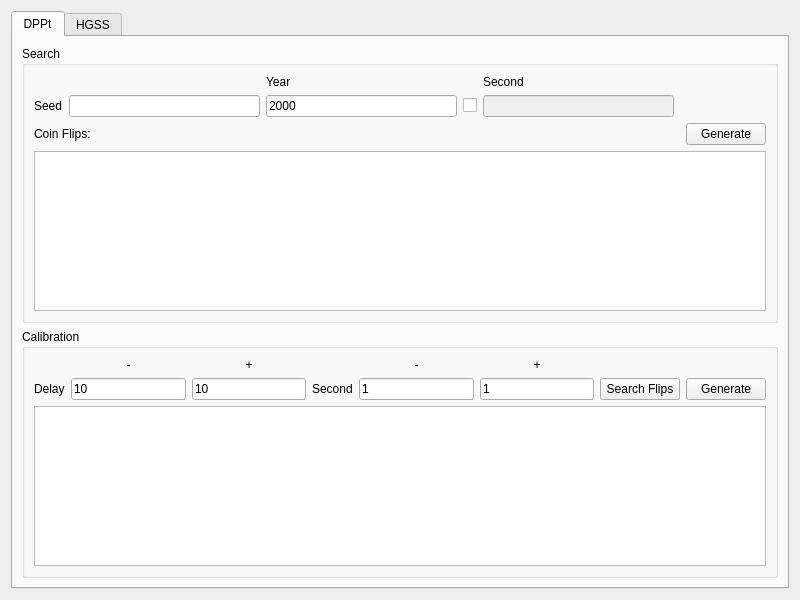
<?xml version="1.0" encoding="UTF-8"?>
<ui version="4.0">
 <class>SeedtoTime4</class>
 <widget class="QWidget" name="SeedtoTime4">
  <property name="geometry">
   <rect>
    <x>0</x>
    <y>0</y>
    <width>800</width>
    <height>600</height>
   </rect>
  </property>
  <property name="minimumSize">
   <size>
    <width>800</width>
    <height>600</height>
   </size>
  </property>
  <property name="windowTitle">
   <string>Gen 4 Seed to Time</string>
  </property>
  <layout class="QGridLayout" name="gridLayout">
   <item row="0" column="0">
    <widget class="QTabWidget" name="tabWidget">
     <widget class="QWidget" name="tabDPPt">
      <attribute name="title">
       <string>DPPt</string>
      </attribute>
      <layout class="QGridLayout" name="gridLayout_4">
       <item row="1" column="0">
        <widget class="QGroupBox" name="groupBoxDPPtCalibration">
         <property name="title">
          <string>Calibration</string>
         </property>
         <layout class="QGridLayout" name="gridLayout_3">
          <item row="0" column="4">
           <widget class="QLabel" name="labelDPPtSecondMinus">
            <property name="text">
             <string notr="true">-</string>
            </property>
            <property name="alignment">
             <set>Qt::AlignCenter</set>
            </property>
           </widget>
          </item>
          <item row="0" column="2">
           <widget class="QLabel" name="labelDPPtDelayPlus">
            <property name="text">
             <string notr="true">+</string>
            </property>
            <property name="alignment">
             <set>Qt::AlignCenter</set>
            </property>
           </widget>
          </item>
          <item row="2" column="0" colspan="8">
           <widget class="TableView" name="tableViewDPPtCalibrate"/>
          </item>
          <item row="1" column="1">
           <widget class="QLineEdit" name="lineEditDPPtDelayMinus">
            <property name="text">
             <string notr="true">10</string>
            </property>
            <property name="maxLength">
             <number>8</number>
            </property>
           </widget>
          </item>
          <item row="1" column="3">
           <widget class="QLabel" name="labelDPPtSecondOffset">
            <property name="text">
             <string>Second</string>
            </property>
           </widget>
          </item>
          <item row="1" column="4">
           <widget class="QLineEdit" name="lineEditDPPtSecondMinus">
            <property name="text">
             <string notr="true">1</string>
            </property>
            <property name="maxLength">
             <number>8</number>
            </property>
           </widget>
          </item>
          <item row="1" column="7">
           <widget class="QPushButton" name="pushButtonDPPtCalibrate">
            <property name="text">
             <string>Generate</string>
            </property>
           </widget>
          </item>
          <item row="0" column="5">
           <widget class="QLabel" name="labelDPPtSecondPlus">
            <property name="text">
             <string notr="true">+</string>
            </property>
            <property name="alignment">
             <set>Qt::AlignCenter</set>
            </property>
           </widget>
          </item>
          <item row="1" column="5">
           <widget class="QLineEdit" name="lineEditDPPtSecondPlus">
            <property name="text">
             <string notr="true">1</string>
            </property>
            <property name="maxLength">
             <number>8</number>
            </property>
           </widget>
          </item>
          <item row="0" column="1">
           <widget class="QLabel" name="labelDPPtDelayMinus">
            <property name="text">
             <string notr="true">-</string>
            </property>
            <property name="alignment">
             <set>Qt::AlignCenter</set>
            </property>
           </widget>
          </item>
          <item row="1" column="0">
           <widget class="QLabel" name="labelDPPtDelay">
            <property name="text">
             <string>Delay</string>
            </property>
           </widget>
          </item>
          <item row="1" column="6">
           <widget class="QPushButton" name="pushButtonDPPtSearchFlips">
            <property name="text">
             <string>Search Flips</string>
            </property>
           </widget>
          </item>
          <item row="1" column="2">
           <widget class="QLineEdit" name="lineEditDPPtDelayPlus">
            <property name="text">
             <string notr="true">10</string>
            </property>
            <property name="maxLength">
             <number>8</number>
            </property>
           </widget>
          </item>
         </layout>
        </widget>
       </item>
       <item row="0" column="0">
        <widget class="QGroupBox" name="groupBoxDPPtSearch">
         <property name="title">
          <string>Search</string>
         </property>
         <layout class="QGridLayout" name="gridLayout_2">
          <item row="2" column="6">
           <widget class="QPushButton" name="pushButtonDPPtGenerate">
            <property name="text">
             <string>Generate</string>
            </property>
           </widget>
          </item>
          <item row="1" column="2">
           <widget class="TextBox" name="textBoxDPPtYear">
            <property name="text">
             <string notr="true">2000</string>
            </property>
            <property name="maxLength">
             <number>4</number>
            </property>
           </widget>
          </item>
          <item row="1" column="3">
           <widget class="QCheckBox" name="checkBoxDPPtSecond">
            <property name="text">
             <string notr="true"/>
            </property>
           </widget>
          </item>
          <item row="0" column="2">
           <widget class="QLabel" name="labelDPPtYear">
            <property name="text">
             <string>Year</string>
            </property>
           </widget>
          </item>
          <item row="1" column="0">
           <widget class="QLabel" name="labelDPPtSeed">
            <property name="text">
             <string>Seed</string>
            </property>
           </widget>
          </item>
          <item row="3" column="0" colspan="7">
           <widget class="TableView" name="tableViewDPPtSearch"/>
          </item>
          <item row="1" column="4">
           <widget class="TextBox" name="textBoxDPPtSecond">
            <property name="enabled">
             <bool>false</bool>
            </property>
            <property name="maxLength">
             <number>2</number>
            </property>
           </widget>
          </item>
          <item row="0" column="4">
           <widget class="QLabel" name="labelDPPtSecond">
            <property name="text">
             <string>Second</string>
            </property>
           </widget>
          </item>
          <item row="2" column="0" colspan="3">
           <widget class="QLabel" name="labelDPPtCoinFlips">
            <property name="text">
             <string>Coin Flips:</string>
            </property>
           </widget>
          </item>
          <item row="1" column="1">
           <widget class="TextBox" name="textBoxDPPtSeed">
            <property name="maxLength">
             <number>8</number>
            </property>
           </widget>
          </item>
         </layout>
        </widget>
       </item>
      </layout>
     </widget>
     <widget class="QWidget" name="tabHGSS">
      <attribute name="title">
       <string>HGSS</string>
      </attribute>
      <layout class="QGridLayout" name="gridLayout_7">
       <item row="1" column="0">
        <widget class="QGroupBox" name="groupBoxHGSSCalibration">
         <property name="title">
          <string>Calibration</string>
         </property>
         <layout class="QGridLayout" name="gridLayout_6">
          <item row="1" column="6">
           <widget class="QPushButton" name="pushButtonHGSSSearchCalls">
            <property name="text">
             <string>Search Calls</string>
            </property>
           </widget>
          </item>
          <item row="0" column="4">
           <widget class="QLabel" name="labelHGSSSecondMinus">
            <property name="text">
             <string notr="true">-</string>
            </property>
            <property name="alignment">
             <set>Qt::AlignCenter</set>
            </property>
           </widget>
          </item>
          <item row="1" column="1">
           <widget class="QLineEdit" name="lineEditHGSSDelayMinus">
            <property name="text">
             <string notr="true">10</string>
            </property>
            <property name="maxLength">
             <number>8</number>
            </property>
           </widget>
          </item>
          <item row="1" column="2">
           <widget class="QLineEdit" name="lineEditHGSSDelayPlus">
            <property name="text">
             <string notr="true">10</string>
            </property>
            <property name="maxLength">
             <number>8</number>
            </property>
           </widget>
          </item>
          <item row="1" column="5">
           <widget class="QLineEdit" name="lineEditHGSSSecondPlus">
            <property name="text">
             <string notr="true">1</string>
            </property>
            <property name="maxLength">
             <number>8</number>
            </property>
           </widget>
          </item>
          <item row="0" column="5">
           <widget class="QLabel" name="labelHGSSSecondPlus">
            <property name="text">
             <string notr="true">+</string>
            </property>
            <property name="alignment">
             <set>Qt::AlignCenter</set>
            </property>
           </widget>
          </item>
          <item row="2" column="0" colspan="8">
           <widget class="TableView" name="tableViewHGSSCalibrate"/>
          </item>
          <item row="1" column="7">
           <widget class="QPushButton" name="pushButtonHGSSCalibrate">
            <property name="text">
             <string>Generate</string>
            </property>
           </widget>
          </item>
          <item row="1" column="4">
           <widget class="QLineEdit" name="lineEditHGSSSecondMinus">
            <property name="text">
             <string notr="true">1</string>
            </property>
            <property name="maxLength">
             <number>8</number>
            </property>
           </widget>
          </item>
          <item row="0" column="2">
           <widget class="QLabel" name="labelHGSSDelayPlus">
            <property name="text">
             <string notr="true">+</string>
            </property>
            <property name="alignment">
             <set>Qt::AlignCenter</set>
            </property>
           </widget>
          </item>
          <item row="0" column="1">
           <widget class="QLabel" name="labelHGSSDelayMinus">
            <property name="text">
             <string notr="true">-</string>
            </property>
            <property name="alignment">
             <set>Qt::AlignCenter</set>
            </property>
           </widget>
          </item>
          <item row="1" column="0">
           <widget class="QLabel" name="labelHGSSDelay">
            <property name="text">
             <string>Delay</string>
            </property>
           </widget>
          </item>
          <item row="1" column="3">
           <widget class="QLabel" name="labelHGSSSecondOffset">
            <property name="text">
             <string>Second</string>
            </property>
           </widget>
          </item>
         </layout>
        </widget>
       </item>
       <item row="0" column="0">
        <widget class="QGroupBox" name="groupBoxHGSSSearch">
         <property name="title">
          <string>Search</string>
         </property>
         <layout class="QGridLayout" name="gridLayout_8">
          <item row="0" column="0" colspan="3">
           <layout class="QGridLayout" name="gridLayout_5">
            <item row="0" column="2">
             <widget class="QLabel" name="labelHGSSYear">
              <property name="text">
               <string>Year</string>
              </property>
             </widget>
            </item>
            <item row="0" column="4">
             <widget class="QLabel" name="labelHGSSSecond">
              <property name="text">
               <string>Second</string>
              </property>
             </widget>
            </item>
            <item row="1" column="0">
             <widget class="QLabel" name="labelHGSSSeed">
              <property name="text">
               <string>Seed</string>
              </property>
             </widget>
            </item>
            <item row="1" column="1">
             <widget class="TextBox" name="textBoxHGSSSeed">
              <property name="maxLength">
               <number>8</number>
              </property>
             </widget>
            </item>
            <item row="1" column="2">
             <widget class="TextBox" name="textBoxHGSSYear">
              <property name="text">
               <string notr="true">2000</string>
              </property>
              <property name="maxLength">
               <number>4</number>
              </property>
             </widget>
            </item>
            <item row="1" column="3">
             <widget class="QCheckBox" name="checkBoxHGSSSecond">
              <property name="text">
               <string notr="true"/>
              </property>
             </widget>
            </item>
            <item row="1" column="4">
             <widget class="TextBox" name="textBoxHGSSSecond">
              <property name="enabled">
               <bool>false</bool>
              </property>
              <property name="maxLength">
               <number>2</number>
              </property>
             </widget>
            </item>
            <item row="1" column="5">
             <widget class="QPushButton" name="pushButtonHGSSMap">
              <property name="text">
               <string>Map</string>
              </property>
             </widget>
            </item>
            <item row="1" column="6">
             <widget class="QCheckBox" name="checkBoxHGSSRaikou">
              <property name="text">
               <string>R</string>
              </property>
             </widget>
            </item>
            <item row="1" column="7">
             <widget class="QLineEdit" name="lineEditHGSSRaikou">
              <property name="enabled">
               <bool>false</bool>
              </property>
              <property name="maxLength">
               <number>2</number>
              </property>
             </widget>
            </item>
            <item row="1" column="8">
             <widget class="QCheckBox" name="checkBoxHGSSEntei">
              <property name="text">
               <string>E</string>
              </property>
             </widget>
            </item>
            <item row="1" column="9">
             <widget class="QLineEdit" name="lineEditHGSSEntei">
              <property name="enabled">
               <bool>false</bool>
              </property>
              <property name="maxLength">
               <number>2</number>
              </property>
             </widget>
            </item>
            <item row="1" column="10">
             <widget class="QCheckBox" name="checkBoxHGSSLati">
              <property name="text">
               <string>L</string>
              </property>
             </widget>
            </item>
            <item row="1" column="11">
             <widget class="QLineEdit" name="lineEditHGSSLati">
              <property name="enabled">
               <bool>false</bool>
              </property>
              <property name="maxLength">
               <number>2</number>
              </property>
             </widget>
            </item>
           </layout>
          </item>
          <item row="1" column="0">
           <widget class="QLabel" name="labelHGSSElmCalls">
            <property name="text">
             <string>Elm Calls:</string>
            </property>
           </widget>
          </item>
          <item row="1" column="1">
           <spacer name="horizontalSpacer_3">
            <property name="orientation">
             <enum>Qt::Horizontal</enum>
            </property>
            <property name="sizeHint" stdset="0">
             <size>
              <width>602</width>
              <height>20</height>
             </size>
            </property>
           </spacer>
          </item>
          <item row="1" column="2">
           <widget class="QPushButton" name="pushButtonHGSSGenerate">
            <property name="text">
             <string>Generate</string>
            </property>
           </widget>
          </item>
          <item row="2" column="0">
           <widget class="QLabel" name="labelHGSSRoamers">
            <property name="text">
             <string>Roamers:</string>
            </property>
           </widget>
          </item>
          <item row="3" column="0" colspan="3">
           <widget class="TableView" name="tableViewHGSSSearch"/>
          </item>
         </layout>
        </widget>
       </item>
      </layout>
     </widget>
    </widget>
   </item>
  </layout>
 </widget>
 <customwidgets>
  <customwidget>
   <class>TextBox</class>
   <extends>QLineEdit</extends>
   <header>Forms/Controls/TextBox.hpp</header>
  </customwidget>
  <customwidget>
   <class>TableView</class>
   <extends>QTableView</extends>
   <header>Forms/Controls/TableView.hpp</header>
  </customwidget>
 </customwidgets>
 <tabstops>
  <tabstop>tabWidget</tabstop>
  <tabstop>textBoxDPPtSeed</tabstop>
  <tabstop>textBoxDPPtYear</tabstop>
  <tabstop>checkBoxDPPtSecond</tabstop>
  <tabstop>textBoxDPPtSecond</tabstop>
  <tabstop>pushButtonDPPtGenerate</tabstop>
  <tabstop>tableViewDPPtSearch</tabstop>
  <tabstop>lineEditDPPtDelayMinus</tabstop>
  <tabstop>lineEditDPPtDelayPlus</tabstop>
  <tabstop>lineEditDPPtSecondMinus</tabstop>
  <tabstop>lineEditDPPtSecondPlus</tabstop>
  <tabstop>pushButtonDPPtSearchFlips</tabstop>
  <tabstop>pushButtonDPPtCalibrate</tabstop>
  <tabstop>tableViewDPPtCalibrate</tabstop>
  <tabstop>textBoxHGSSSeed</tabstop>
  <tabstop>textBoxHGSSYear</tabstop>
  <tabstop>checkBoxHGSSSecond</tabstop>
  <tabstop>textBoxHGSSSecond</tabstop>
  <tabstop>pushButtonHGSSMap</tabstop>
  <tabstop>checkBoxHGSSRaikou</tabstop>
  <tabstop>lineEditHGSSRaikou</tabstop>
  <tabstop>checkBoxHGSSEntei</tabstop>
  <tabstop>lineEditHGSSEntei</tabstop>
  <tabstop>checkBoxHGSSLati</tabstop>
  <tabstop>lineEditHGSSLati</tabstop>
  <tabstop>pushButtonHGSSGenerate</tabstop>
  <tabstop>tableViewHGSSSearch</tabstop>
  <tabstop>lineEditHGSSDelayMinus</tabstop>
  <tabstop>lineEditHGSSDelayPlus</tabstop>
  <tabstop>lineEditHGSSSecondMinus</tabstop>
  <tabstop>lineEditHGSSSecondPlus</tabstop>
  <tabstop>pushButtonHGSSSearchCalls</tabstop>
  <tabstop>pushButtonHGSSCalibrate</tabstop>
  <tabstop>tableViewHGSSCalibrate</tabstop>
 </tabstops>
 <resources/>
 <connections>
  <connection>
   <sender>checkBoxHGSSRaikou</sender>
   <signal>clicked(bool)</signal>
   <receiver>lineEditHGSSRaikou</receiver>
   <slot>setEnabled(bool)</slot>
   <hints>
    <hint type="sourcelabel">
     <x>415</x>
     <y>84</y>
    </hint>
    <hint type="destinationlabel">
     <x>469</x>
     <y>86</y>
    </hint>
   </hints>
  </connection>
  <connection>
   <sender>checkBoxHGSSEntei</sender>
   <signal>clicked(bool)</signal>
   <receiver>lineEditHGSSEntei</receiver>
   <slot>setEnabled(bool)</slot>
   <hints>
    <hint type="sourcelabel">
     <x>535</x>
     <y>87</y>
    </hint>
    <hint type="destinationlabel">
     <x>580</x>
     <y>83</y>
    </hint>
   </hints>
  </connection>
  <connection>
   <sender>checkBoxHGSSLati</sender>
   <signal>clicked(bool)</signal>
   <receiver>lineEditHGSSLati</receiver>
   <slot>setEnabled(bool)</slot>
   <hints>
    <hint type="sourcelabel">
     <x>658</x>
     <y>83</y>
    </hint>
    <hint type="destinationlabel">
     <x>720</x>
     <y>88</y>
    </hint>
   </hints>
  </connection>
  <connection>
   <sender>checkBoxHGSSSecond</sender>
   <signal>clicked(bool)</signal>
   <receiver>textBoxHGSSSecond</receiver>
   <slot>setEnabled(bool)</slot>
   <hints>
    <hint type="sourcelabel">
     <x>253</x>
     <y>84</y>
    </hint>
    <hint type="destinationlabel">
     <x>323</x>
     <y>89</y>
    </hint>
   </hints>
  </connection>
  <connection>
   <sender>checkBoxDPPtSecond</sender>
   <signal>clicked(bool)</signal>
   <receiver>textBoxDPPtSecond</receiver>
   <slot>setEnabled(bool)</slot>
   <hints>
    <hint type="sourcelabel">
     <x>324</x>
     <y>82</y>
    </hint>
    <hint type="destinationlabel">
     <x>400</x>
     <y>86</y>
    </hint>
   </hints>
  </connection>
 </connections>
</ui>
